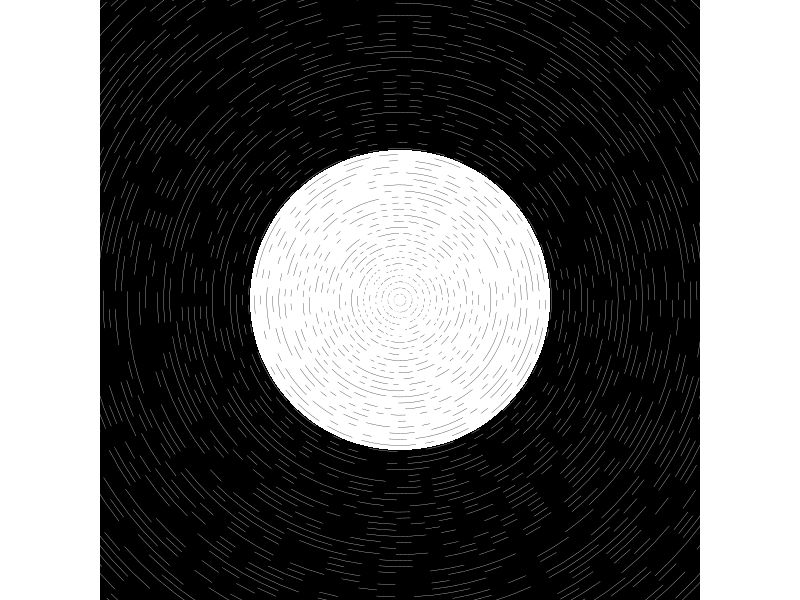

Generate this figure with R:
## ---- chunk 1
#=============================================================================#
#Library Load-in---------------------------------------------------------------
#=============================================================================#
library(dplyr)
library(purrr)
library(ggplot2)

#=============================================================================#
#Data Set-up-------------------------------------------------------------------
#=============================================================================#
#Setting angles for the circles#
theta <- seq(0,2*pi, length = 100)

#Setting a succession of radi for the circles#
radi <- seq(0,20, length = 100)

#Setting up for iterations#
n <- 1:length(radi)
color_pals <- c("#000000", "#ffffff")
fill_pals <- colorRampPalette(c("#000000","#070b40","#290740"))(length(radi))

#Data Compilation#
circles <- pmap_df(list(radi,n,fill_pals), ~tibble(x = cos(theta) * .x + 10,
                                   y = sin(theta) * ..1 + 10,
                                   group = paste0("ring_",..2),
                                   color = sample(color_pals, length(theta), replace = TRUE),
                                   fill = ..3))

#Setting angles for the center circle#
theta <- seq(0,2*pi, length = 1000)

#Data for the center circle#
center <- tibble(x = cos(theta) * 5 + 10,
                 y = sin(theta)* 5 + 10,
                 color = "#ffffff",
                 group = "center")

#=============================================================================#
#Final Piece-------------------------------------------------------------------
#=============================================================================#

circles |>
  ggplot(aes(x,y, group = group))+
  theme_void()+
  theme(plot.background = element_rect(fill = "#000000"))+
  geom_polygon(data = center, 
               fill = "#ffffff")+
  geom_path(color = circles$color,
            linewidth = .1)+
  coord_equal(xlim = c(0,20),
              ylim = c(0,20),
              expand = FALSE)

#To save the output:
# ggsave("images/30.png",
#        dpi = 300,
#        device = "png",
#        bg = "transparent")
